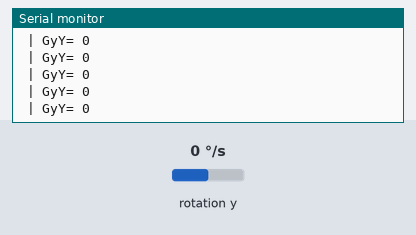
This sketch was run on a simulated Arduino Uno, built with avr-gcc and run on an emulated ATmega328P. Shown: the last lines printed to the serial monitor. Wiring (inferred from the names in the program): MPU-6050 motion sensor at I2C address 0x68. The test bench sets the inputs (shaded band); at power-on: rotation y 0 °/s.

Above: at 1.2 s.
1.3 s: rotation y set to -192 °/s
At 1.33 s:
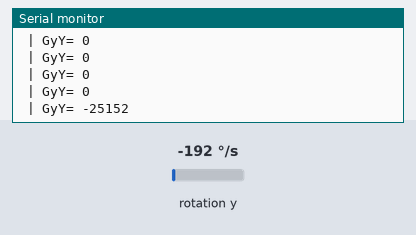
2.8 s: rotation y set to -100 °/s
At 2.83 s:
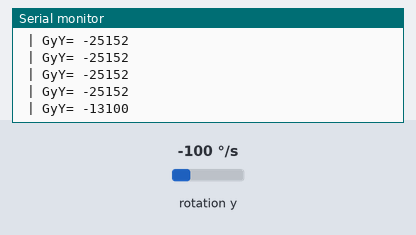
Timing chart, 0 to 5.8 s (numbered marks = the images above; inputs shaded):
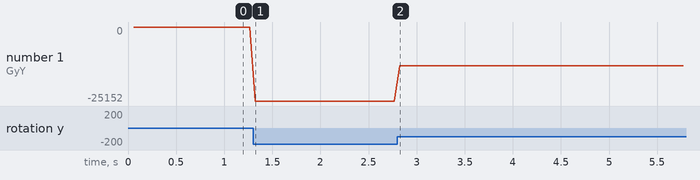

The sketch:

Print_gyro__y.ino
```cpp
//_04_mpu6050_gyro_125

#include <Wire.h>
const int mpu6050_addr = 0x68;
//MPU6050 I2C 통신 주소 = 0x68
int16_t GyX, GyY, GyZ; //16bit
void setup() {
  Serial.begin(115200);
  Wire.begin();
  //I2C 통신 시작
  Wire.beginTransmission(mpu6050_addr);
  //I2C 슬레이브 모듈과 통신을 시작할 때 호출
  Wire.write(0x6b);//0x6b : PWR_MGMT_1 레지스터
  //Wire.write:전송하고자하는 1바이트 데이터를 내부메모리 큐에 저장하는 역할
  Wire.write(0);
  //0x6b 번지에 0을 보내면 내부 0x6b 번지를 0으로하고 MPU6050을 깨움(sleep을 깨움)
  Wire.endTransmission(true);
  //Wire.write 함수에 의해 큐에 저장된
  //하나이상의 바이트 데이터를 슬레이브모듈로 보내고 전송 끝
  //true 를 보내면 endTransmission 함수는 데이터 전송 후
  //정지 메시지 보내고 I2C 버스의 제어권을 내려놓음
  //false 를 보내면 endTransmission 함수는 데이터 전송 후
  // 통신 재시작 메시지를 보냄 , I2C 버스 제어권을 내려놓지않음
}

void loop() {
  Wire.beginTransmission(mpu6050_addr);
  Wire.write(0x45);
  Wire.endTransmission(false);
  Wire.requestFrom(mpu6050_addr, 2, true);
  //MPU6050 내부 0x43 ~ 48 까지 자이로 센서값 6바이트 데이터 요청

  GyY = Wire.read() << 8|Wire.read();

  static int cnt_loop;
  cnt_loop++;
  if ( cnt_loop % 100 != 0) return;

  Serial.print(" | GyY= "); Serial.print(GyY);
  Serial.println();
}
```

Measured:
- after the input at 1.3 s, the serial monitor: prints a new line at once (image 1)
- after the input at 2.8 s, the serial monitor: prints a new line at once (image 2)
- plotted number 1: 0 → -25152 after the input at 1.3 s, -25152 → -13100 after the input at 2.8 s
